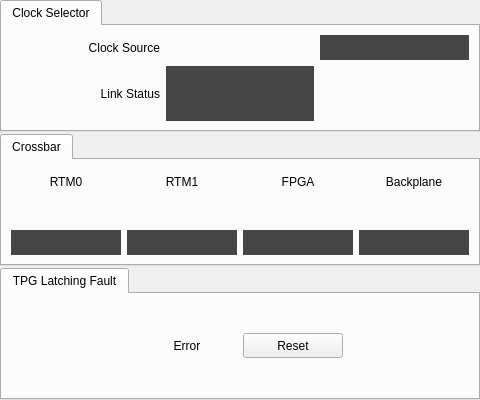
<?xml version="1.0" encoding="UTF-8"?>
<ui version="4.0">
 <class>Form</class>
 <widget class="QWidget" name="Form">
  <property name="geometry">
   <rect>
    <x>0</x>
    <y>0</y>
    <width>480</width>
    <height>400</height>
   </rect>
  </property>
  <property name="minimumSize">
   <size>
    <width>480</width>
    <height>400</height>
   </size>
  </property>
  <property name="maximumSize">
   <size>
    <width>480</width>
    <height>400</height>
   </size>
  </property>
  <property name="windowTitle">
   <string>MPS Crossbar Control</string>
  </property>
  <layout class="QVBoxLayout" name="verticalLayout_2">
   <property name="leftMargin">
    <number>0</number>
   </property>
   <property name="topMargin">
    <number>0</number>
   </property>
   <property name="rightMargin">
    <number>0</number>
   </property>
   <property name="bottomMargin">
    <number>0</number>
   </property>
   <item>
    <layout class="QVBoxLayout" name="verticalLayout">
     <property name="spacing">
      <number>2</number>
     </property>
     <property name="bottomMargin">
      <number>0</number>
     </property>
     <item>
      <widget class="QTabWidget" name="tabWidget">
       <property name="currentIndex">
        <number>0</number>
       </property>
       <widget class="QWidget" name="tab">
        <attribute name="title">
         <string>Clock Selector</string>
        </attribute>
        <layout class="QGridLayout" name="gridLayout_2">
         <item row="0" column="0">
          <layout class="QGridLayout" name="gridLayout">
           <item row="1" column="1">
            <widget class="PyDMLabel" name="PyDMLabel_224">
             <property name="minimumSize">
              <size>
               <width>0</width>
               <height>25</height>
              </size>
             </property>
             <property name="maximumSize">
              <size>
               <width>16777215</width>
               <height>16777215</height>
              </size>
             </property>
             <property name="font">
              <font>
               <pointsize>9</pointsize>
              </font>
             </property>
             <property name="toolTip">
              <string/>
             </property>
             <property name="styleSheet">
              <string notr="true">background-color: rgb(70, 70, 70);</string>
             </property>
             <property name="alignment">
              <set>Qt::AlignCenter</set>
             </property>
             <property name="alarmSensitiveContent" stdset="0">
              <bool>true</bool>
             </property>
             <property name="channel" stdset="0">
              <string>ca://${TPR}:RXLNKSTATUS</string>
             </property>
            </widget>
           </item>
           <item row="0" column="1">
            <widget class="PyDMEnumButton" name="PyDMEnumButton_27">
             <property name="maximumSize">
              <size>
               <width>16777215</width>
               <height>25</height>
              </size>
             </property>
             <property name="toolTip">
              <string/>
             </property>
             <property name="channel" stdset="0">
              <string>ca://${TPR}:MODE</string>
             </property>
             <property name="orientation" stdset="0">
              <enum>Qt::Horizontal</enum>
             </property>
             <property name="marginTop" stdset="0">
              <number>0</number>
             </property>
             <property name="marginBottom" stdset="0">
              <number>0</number>
             </property>
             <property name="marginLeft" stdset="0">
              <number>0</number>
             </property>
             <property name="marginRight" stdset="0">
              <number>0</number>
             </property>
             <property name="horizontalSpacing" stdset="0">
              <number>1</number>
             </property>
             <property name="verticalSpacing" stdset="0">
              <number>1</number>
             </property>
            </widget>
           </item>
           <item row="1" column="0">
            <widget class="QLabel" name="label_206">
             <property name="text">
              <string>Link Status</string>
             </property>
             <property name="alignment">
              <set>Qt::AlignRight|Qt::AlignTrailing|Qt::AlignVCenter</set>
             </property>
            </widget>
           </item>
           <item row="0" column="0">
            <widget class="QLabel" name="label_205">
             <property name="text">
              <string>Clock Source</string>
             </property>
             <property name="alignment">
              <set>Qt::AlignRight|Qt::AlignTrailing|Qt::AlignVCenter</set>
             </property>
            </widget>
           </item>
           <item row="0" column="2">
            <widget class="PyDMLabel" name="PyDMLabel_223">
             <property name="maximumSize">
              <size>
               <width>16777215</width>
               <height>25</height>
              </size>
             </property>
             <property name="font">
              <font>
               <pointsize>9</pointsize>
              </font>
             </property>
             <property name="toolTip">
              <string/>
             </property>
             <property name="styleSheet">
              <string notr="true">color: rgb(12, 255, 68);
background-color: rgb(70, 70, 70);</string>
             </property>
             <property name="alignment">
              <set>Qt::AlignCenter</set>
             </property>
             <property name="channel" stdset="0">
              <string>ca://${TPR}:MODE</string>
             </property>
            </widget>
           </item>
          </layout>
         </item>
        </layout>
       </widget>
      </widget>
     </item>
     <item>
      <widget class="QTabWidget" name="tabWidget_2">
       <property name="currentIndex">
        <number>0</number>
       </property>
       <widget class="QWidget" name="tab_3">
        <attribute name="title">
         <string>Crossbar</string>
        </attribute>
        <layout class="QGridLayout" name="gridLayout_4">
         <item row="0" column="0">
          <layout class="QGridLayout" name="gridLayout_3">
           <item row="0" column="0">
            <widget class="QLabel" name="label_207">
             <property name="text">
              <string>RTM0</string>
             </property>
             <property name="alignment">
              <set>Qt::AlignCenter</set>
             </property>
            </widget>
           </item>
           <item row="1" column="0">
            <widget class="PyDMEnumButton" name="PyDMEnumButton_28">
             <property name="maximumSize">
              <size>
               <width>16777215</width>
               <height>100</height>
              </size>
             </property>
             <property name="font">
              <font>
               <pointsize>8</pointsize>
              </font>
             </property>
             <property name="toolTip">
              <string/>
             </property>
             <property name="channel" stdset="0">
              <string>ca://${TPR}:TCRB0:OUTPUTCONFIG</string>
             </property>
             <property name="marginTop" stdset="0">
              <number>0</number>
             </property>
             <property name="marginBottom" stdset="0">
              <number>0</number>
             </property>
             <property name="marginLeft" stdset="0">
              <number>0</number>
             </property>
             <property name="marginRight" stdset="0">
              <number>0</number>
             </property>
             <property name="horizontalSpacing" stdset="0">
              <number>1</number>
             </property>
             <property name="verticalSpacing" stdset="0">
              <number>1</number>
             </property>
            </widget>
           </item>
           <item row="1" column="1">
            <widget class="PyDMEnumButton" name="PyDMEnumButton_29">
             <property name="maximumSize">
              <size>
               <width>16777215</width>
               <height>100</height>
              </size>
             </property>
             <property name="font">
              <font>
               <pointsize>8</pointsize>
              </font>
             </property>
             <property name="toolTip">
              <string/>
             </property>
             <property name="channel" stdset="0">
              <string>ca://${TPR}:TCRB3:OUTPUTCONFIG</string>
             </property>
             <property name="marginTop" stdset="0">
              <number>0</number>
             </property>
             <property name="marginBottom" stdset="0">
              <number>0</number>
             </property>
             <property name="marginLeft" stdset="0">
              <number>0</number>
             </property>
             <property name="marginRight" stdset="0">
              <number>0</number>
             </property>
             <property name="horizontalSpacing" stdset="0">
              <number>1</number>
             </property>
             <property name="verticalSpacing" stdset="0">
              <number>1</number>
             </property>
            </widget>
           </item>
           <item row="1" column="3">
            <widget class="PyDMEnumButton" name="PyDMEnumButton_31">
             <property name="maximumSize">
              <size>
               <width>16777215</width>
               <height>100</height>
              </size>
             </property>
             <property name="font">
              <font>
               <pointsize>8</pointsize>
              </font>
             </property>
             <property name="toolTip">
              <string/>
             </property>
             <property name="channel" stdset="0">
              <string>ca://${TPR}:TCRB2:OUTPUTCONFIG</string>
             </property>
             <property name="marginTop" stdset="0">
              <number>0</number>
             </property>
             <property name="marginBottom" stdset="0">
              <number>0</number>
             </property>
             <property name="marginLeft" stdset="0">
              <number>0</number>
             </property>
             <property name="marginRight" stdset="0">
              <number>0</number>
             </property>
             <property name="horizontalSpacing" stdset="0">
              <number>1</number>
             </property>
             <property name="verticalSpacing" stdset="0">
              <number>1</number>
             </property>
            </widget>
           </item>
           <item row="0" column="1">
            <widget class="QLabel" name="label_208">
             <property name="text">
              <string>RTM1</string>
             </property>
             <property name="alignment">
              <set>Qt::AlignCenter</set>
             </property>
            </widget>
           </item>
           <item row="1" column="2">
            <widget class="PyDMEnumButton" name="PyDMEnumButton_30">
             <property name="maximumSize">
              <size>
               <width>16777215</width>
               <height>100</height>
              </size>
             </property>
             <property name="font">
              <font>
               <pointsize>8</pointsize>
              </font>
             </property>
             <property name="toolTip">
              <string/>
             </property>
             <property name="channel" stdset="0">
              <string>ca://${TPR}:TCRB1:OUTPUTCONFIG</string>
             </property>
             <property name="marginTop" stdset="0">
              <number>0</number>
             </property>
             <property name="marginBottom" stdset="0">
              <number>0</number>
             </property>
             <property name="marginLeft" stdset="0">
              <number>0</number>
             </property>
             <property name="marginRight" stdset="0">
              <number>0</number>
             </property>
             <property name="horizontalSpacing" stdset="0">
              <number>1</number>
             </property>
             <property name="verticalSpacing" stdset="0">
              <number>1</number>
             </property>
            </widget>
           </item>
           <item row="0" column="3">
            <widget class="QLabel" name="label_210">
             <property name="text">
              <string>Backplane</string>
             </property>
             <property name="alignment">
              <set>Qt::AlignCenter</set>
             </property>
            </widget>
           </item>
           <item row="0" column="2">
            <widget class="QLabel" name="label_209">
             <property name="text">
              <string>FPGA</string>
             </property>
             <property name="alignment">
              <set>Qt::AlignCenter</set>
             </property>
            </widget>
           </item>
           <item row="2" column="0">
            <widget class="PyDMLabel" name="PyDMLabel_225">
             <property name="minimumSize">
              <size>
               <width>0</width>
               <height>25</height>
              </size>
             </property>
             <property name="maximumSize">
              <size>
               <width>16777215</width>
               <height>16777215</height>
              </size>
             </property>
             <property name="font">
              <font>
               <pointsize>8</pointsize>
              </font>
             </property>
             <property name="toolTip">
              <string/>
             </property>
             <property name="styleSheet">
              <string notr="true">color: rgb(12, 255, 68);
background-color: rgb(70, 70, 70);</string>
             </property>
             <property name="alignment">
              <set>Qt::AlignCenter</set>
             </property>
             <property name="channel" stdset="0">
              <string>ca://${TPR}:TCRB0:OUTPUTCONFIG</string>
             </property>
            </widget>
           </item>
           <item row="2" column="1">
            <widget class="PyDMLabel" name="PyDMLabel_226">
             <property name="minimumSize">
              <size>
               <width>0</width>
               <height>25</height>
              </size>
             </property>
             <property name="maximumSize">
              <size>
               <width>16777215</width>
               <height>16777215</height>
              </size>
             </property>
             <property name="font">
              <font>
               <pointsize>8</pointsize>
              </font>
             </property>
             <property name="toolTip">
              <string/>
             </property>
             <property name="styleSheet">
              <string notr="true">color: rgb(12, 255, 68);
background-color: rgb(70, 70, 70);</string>
             </property>
             <property name="alignment">
              <set>Qt::AlignCenter</set>
             </property>
             <property name="channel" stdset="0">
              <string>ca://${TPR}:TCRB3:OUTPUTCONFIG</string>
             </property>
            </widget>
           </item>
           <item row="2" column="2">
            <widget class="PyDMLabel" name="PyDMLabel_227">
             <property name="minimumSize">
              <size>
               <width>0</width>
               <height>25</height>
              </size>
             </property>
             <property name="maximumSize">
              <size>
               <width>16777215</width>
               <height>16777215</height>
              </size>
             </property>
             <property name="font">
              <font>
               <pointsize>8</pointsize>
              </font>
             </property>
             <property name="toolTip">
              <string/>
             </property>
             <property name="styleSheet">
              <string notr="true">color: rgb(12, 255, 68);
background-color: rgb(70, 70, 70);</string>
             </property>
             <property name="alignment">
              <set>Qt::AlignCenter</set>
             </property>
             <property name="channel" stdset="0">
              <string>ca://${TPR}:TCRB1:OUTPUTCONFIG</string>
             </property>
            </widget>
           </item>
           <item row="2" column="3">
            <widget class="PyDMLabel" name="PyDMLabel_228">
             <property name="minimumSize">
              <size>
               <width>0</width>
               <height>25</height>
              </size>
             </property>
             <property name="maximumSize">
              <size>
               <width>16777215</width>
               <height>16777215</height>
              </size>
             </property>
             <property name="font">
              <font>
               <pointsize>8</pointsize>
              </font>
             </property>
             <property name="toolTip">
              <string/>
             </property>
             <property name="styleSheet">
              <string notr="true">color: rgb(12, 255, 68);
background-color: rgb(70, 70, 70);</string>
             </property>
             <property name="alignment">
              <set>Qt::AlignCenter</set>
             </property>
             <property name="channel" stdset="0">
              <string>ca://${TPR}:TCRB2:OUTPUTCONFIG</string>
             </property>
            </widget>
           </item>
          </layout>
         </item>
        </layout>
       </widget>
      </widget>
     </item>
     <item>
      <widget class="QTabWidget" name="tabWidget_3">
       <property name="currentIndex">
        <number>0</number>
       </property>
       <widget class="QWidget" name="tab_2">
        <attribute name="title">
         <string>TPG Latching Fault</string>
        </attribute>
        <layout class="QGridLayout" name="gridLayout_6">
         <item row="0" column="0">
          <layout class="QGridLayout" name="gridLayout_5">
           <item row="0" column="1">
            <widget class="PyDMLabel" name="PyDMLabel_229">
             <property name="minimumSize">
              <size>
               <width>100</width>
               <height>25</height>
              </size>
             </property>
             <property name="maximumSize">
              <size>
               <width>16777215</width>
               <height>16777215</height>
              </size>
             </property>
             <property name="toolTip">
              <string/>
             </property>
             <property name="text">
              <string>Error</string>
             </property>
             <property name="alignment">
              <set>Qt::AlignCenter</set>
             </property>
             <property name="alarmSensitiveContent" stdset="0">
              <bool>true</bool>
             </property>
             <property name="channel" stdset="0">
              <string>ca://${TPR}:RXLNKSTATUS_LTCH</string>
             </property>
            </widget>
           </item>
           <item row="0" column="2">
            <widget class="PyDMPushButton" name="PyDMPushButton_23">
             <property name="minimumSize">
              <size>
               <width>100</width>
               <height>25</height>
              </size>
             </property>
             <property name="maximumSize">
              <size>
               <width>16777215</width>
               <height>16777215</height>
              </size>
             </property>
             <property name="toolTip">
              <string/>
             </property>
             <property name="text">
              <string>Reset</string>
             </property>
             <property name="channel" stdset="0">
              <string>ca://${TPR}:RXLNKSTATUS_RESET</string>
             </property>
             <property name="pressValue" stdset="0">
              <string>1</string>
             </property>
            </widget>
           </item>
           <item row="0" column="0">
            <spacer name="horizontalSpacer">
             <property name="orientation">
              <enum>Qt::Horizontal</enum>
             </property>
             <property name="sizeHint" stdset="0">
              <size>
               <width>40</width>
               <height>20</height>
              </size>
             </property>
            </spacer>
           </item>
           <item row="0" column="3">
            <spacer name="horizontalSpacer_2">
             <property name="orientation">
              <enum>Qt::Horizontal</enum>
             </property>
             <property name="sizeHint" stdset="0">
              <size>
               <width>40</width>
               <height>20</height>
              </size>
             </property>
            </spacer>
           </item>
          </layout>
         </item>
        </layout>
       </widget>
      </widget>
     </item>
    </layout>
   </item>
  </layout>
 </widget>
 <customwidgets>
  <customwidget>
   <class>PyDMLabel</class>
   <extends>QLabel</extends>
   <header>pydm.widgets.label</header>
  </customwidget>
  <customwidget>
   <class>PyDMEnumButton</class>
   <extends>QWidget</extends>
   <header>pydm.widgets.enum_button</header>
  </customwidget>
  <customwidget>
   <class>PyDMPushButton</class>
   <extends>QPushButton</extends>
   <header>pydm.widgets.pushbutton</header>
  </customwidget>
 </customwidgets>
 <resources/>
 <connections/>
</ui>
